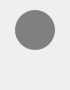
<?xml version="1.0" encoding="UTF-8"?>
<ui version="4.0">
 <class>ProgressButton</class>
 <widget class="QWidget" name="ProgressButton">
  <property name="geometry">
   <rect>
    <x>0</x>
    <y>0</y>
    <width>70</width>
    <height>90</height>
   </rect>
  </property>
  <property name="sizePolicy">
   <sizepolicy hsizetype="Maximum" vsizetype="Maximum">
    <horstretch>0</horstretch>
    <verstretch>0</verstretch>
   </sizepolicy>
  </property>
  <property name="maximumSize">
   <size>
    <width>400</width>
    <height>200</height>
   </size>
  </property>
  <property name="windowTitle">
   <string>progressButton</string>
  </property>
  <layout class="QVBoxLayout" name="verticalLayout">
   <property name="leftMargin">
    <number>0</number>
   </property>
   <property name="topMargin">
    <number>0</number>
   </property>
   <property name="rightMargin">
    <number>0</number>
   </property>
   <property name="bottomMargin">
    <number>0</number>
   </property>
   <item>
    <widget class="QWidget" name="widget" native="true">
     <property name="sizePolicy">
      <sizepolicy hsizetype="Preferred" vsizetype="Maximum">
       <horstretch>0</horstretch>
       <verstretch>0</verstretch>
      </sizepolicy>
     </property>
     <layout class="QHBoxLayout" name="horizontalLayout">
      <property name="leftMargin">
       <number>0</number>
      </property>
      <property name="topMargin">
       <number>0</number>
      </property>
      <property name="rightMargin">
       <number>0</number>
      </property>
      <property name="bottomMargin">
       <number>0</number>
      </property>
      <item>
       <widget class="QPushButton" name="button">
        <property name="sizePolicy">
         <sizepolicy hsizetype="Fixed" vsizetype="Fixed">
          <horstretch>0</horstretch>
          <verstretch>0</verstretch>
         </sizepolicy>
        </property>
        <property name="toolTipDuration">
         <number>0</number>
        </property>
        <property name="styleSheet">
         <string notr="true"> background-color: gray;
 border-style: solid;
 border-width:0px;
 border-radius:20px;
 max-width:40px;
 max-height:40px;
 min-width:40px;
 min-height:40px;</string>
        </property>
        <property name="text">
         <string/>
        </property>
       </widget>
      </item>
     </layout>
    </widget>
   </item>
   <item>
    <widget class="QLabel" name="label">
     <property name="sizePolicy">
      <sizepolicy hsizetype="Preferred" vsizetype="Maximum">
       <horstretch>0</horstretch>
       <verstretch>0</verstretch>
      </sizepolicy>
     </property>
     <property name="text">
      <string/>
     </property>
     <property name="alignment">
      <set>Qt::AlignCenter</set>
     </property>
     <property name="wordWrap">
      <bool>false</bool>
     </property>
    </widget>
   </item>
  </layout>
 </widget>
 <resources/>
 <connections/>
</ui>
